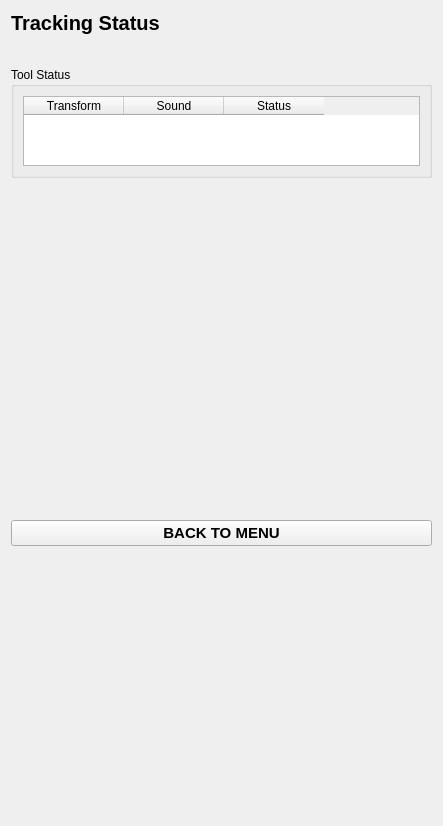
<?xml version="1.0" encoding="UTF-8"?>
<ui version="4.0">
 <class>ToolTrackingStatus</class>
 <widget class="qMRMLWidget" name="ToolTrackingStatus">
  <property name="geometry">
   <rect>
    <x>0</x>
    <y>0</y>
    <width>443</width>
    <height>826</height>
   </rect>
  </property>
  <layout class="QVBoxLayout" name="verticalLayout">
   <item>
    <widget class="QLabel" name="title">
     <property name="font">
      <font>
       <pointsize>15</pointsize>
       <weight>75</weight>
       <bold>true</bold>
      </font>
     </property>
     <property name="text">
      <string>Tracking Status</string>
     </property>
    </widget>
   </item>
   <item>
    <widget class="QLabel" name="spacer_1">
     <property name="font">
      <font>
       <pointsize>13</pointsize>
      </font>
     </property>
     <property name="text">
      <string/>
     </property>
    </widget>
   </item>
   <item>
    <widget class="QGroupBox" name="groupBox">
     <property name="title">
      <string>Tool Status</string>
     </property>
     <layout class="QVBoxLayout" name="verticalLayout_2">
      <item>
       <widget class="QTableWidget" name="toolsTableWidget">
        <property name="sizePolicy">
         <sizepolicy hsizetype="Expanding" vsizetype="Minimum">
          <horstretch>0</horstretch>
          <verstretch>0</verstretch>
         </sizepolicy>
        </property>
        <property name="sizeAdjustPolicy">
         <enum>QAbstractScrollArea::AdjustToContents</enum>
        </property>
        <attribute name="horizontalHeaderStretchLastSection">
         <bool>false</bool>
        </attribute>
        <column>
         <property name="text">
          <string>Transform</string>
         </property>
        </column>
        <column>
         <property name="text">
          <string>Sound</string>
         </property>
        </column>
        <column>
         <property name="text">
          <string>Status</string>
         </property>
        </column>
       </widget>
      </item>
     </layout>
    </widget>
   </item>
   <item>
    <spacer name="verticalSpacer">
     <property name="orientation">
      <enum>Qt::Vertical</enum>
     </property>
     <property name="sizeHint" stdset="0">
      <size>
       <width>20</width>
       <height>336</height>
      </size>
     </property>
    </spacer>
   </item>
   <item>
    <widget class="QPushButton" name="backToMenuButton">
     <property name="font">
      <font>
       <pointsize>11</pointsize>
       <weight>75</weight>
       <bold>true</bold>
      </font>
     </property>
     <property name="text">
      <string>BACK TO MENU</string>
     </property>
    </widget>
   </item>
   <item>
    <spacer name="verticalSpacer_2">
     <property name="orientation">
      <enum>Qt::Vertical</enum>
     </property>
     <property name="sizeHint" stdset="0">
      <size>
       <width>20</width>
       <height>40</height>
      </size>
     </property>
    </spacer>
   </item>
  </layout>
 </widget>
 <customwidgets>
  <customwidget>
   <class>qMRMLWidget</class>
   <extends>QWidget</extends>
   <header>qMRMLWidget.h</header>
   <container>1</container>
  </customwidget>
 </customwidgets>
 <resources/>
 <connections/>
</ui>
